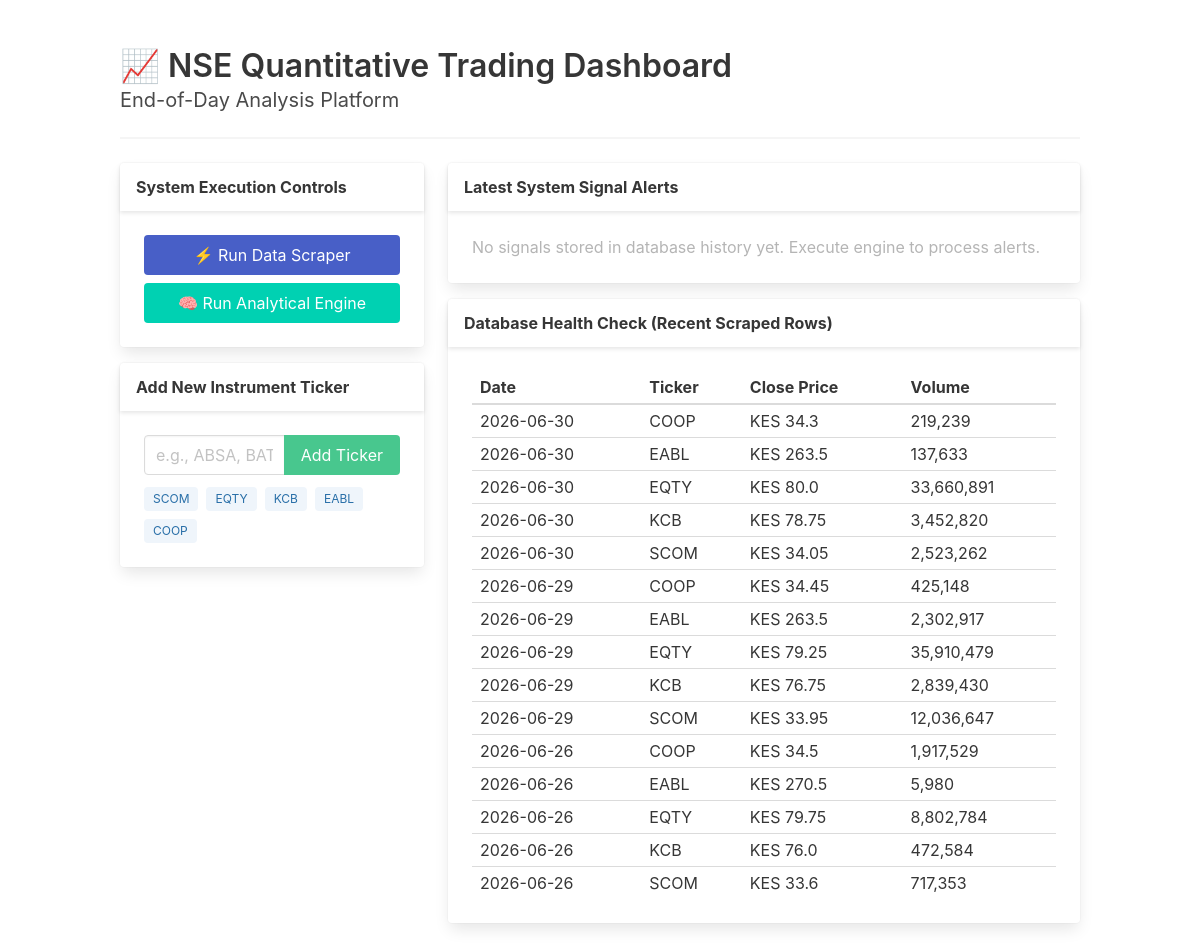
The page / on the database its author committed.
### tables this page shows
CREATE TABLE monitored_tickers (
        ticker TEXT UNIQUE NOT NULL
    );

CREATE TABLE daily_prices (
            id INTEGER PRIMARY KEY AUTOINCREMENT,
            date TEXT NOT NULL,
            ticker TEXT NOT NULL,
            close_price REAL NOT NULL,
            volume INTEGER NOT NULL
        );

### app.py (the view)
@app.route('/')
def index():
    conn = get_db_connection()
    tickers = conn.execute("SELECT ticker FROM monitored_tickers").fetchall()
    recent_data = conn.execute("SELECT * FROM daily_prices ORDER BY date DESC, ticker ASC LIMIT 15").fetchall()
    signals = conn.execute("SELECT * FROM trade_signals ORDER BY timestamp DESC LIMIT 10").fetchall()
    conn.close()
    return render_template('index.html', tickers=tickers, recent_data=recent_data, signals=signals)

### app.py (called while the page is built)
def get_db_connection():
    conn = sqlite3.connect('nse_data.db')
    conn.row_factory = sqlite3.Row
    return conn

### templates/index.html (shortened to what this page needs)
<!DOCTYPE html>
<html lang="en">
<head>
    <link rel="stylesheet" href="https://cdn.jsdelivr.net/npm/bulma@0.9.4/css/bulma.min.css">
</head>
<body>
    <section class="section">
        <div class="container">
            <h1 class="title">📈 NSE Quantitative Trading Dashboard</h1>
            <p class="subtitle">End-of-Day Analysis Platform</p>
            <hr>
            <div class="columns">
                <div class="column is-one-third">
                    <div class="card mb-4">
                        <header class="card-header"><p class="card-header-title">System Execution Controls</p></header>
                        <div class="card-content">
                            <div class="buttons">
                                <a href="{{ url_for('run_scraper') }}" class="button is-link is-fullwidth">⚡ Run Data Scraper</a>
                                <a href="{{ url_for('run_engine') }}" class="button is-primary is-fullwidth">🧠 Run Analytical Engine</a>
                            </div>
                        </div>
                    </div>
                    <div class="card">
                        <header class="card-header"><p class="card-header-title">Add New Instrument Ticker</p></header>
                        <div class="card-content">
                            <form action="{{ url_for('add_ticker') }}" method="POST">
                                <div class="field has-addons">
                                    <div class="control is-expanded">
                                        <input class="input" type="text" name="ticker" placeholder="e.g., ABSA, BAT, NCBA" required>
                                    </div>
                                    <div class="control">
                                        <button type="submit" class="button is-success">Add Ticker</button>
                                    </div>
                                </div>
                            </form>
                            <div class="tags mt-3">
                                {% for t in tickers %}
                                    <span class="tag is-info is-light">{{ t.ticker }}</span>
                                {% endfor %}
                            </div>
                        </div>
                    </div>
                </div>
                <div class="column">
                    <div class="card mb-4">
                        <header class="card-header"><p class="card-header-title">Latest System Signal Alerts</p></header>
                        <div class="card-content">
                            {% if not signals %}
                                <p class="has-text-grey-light">No signals stored in database history yet. Execute engine to process alerts.</p>
                            {% endif %}
                        </div>
                    </div>
                    <div class="card">
                        <header class="card-header"><p class="card-header-title">Database Health Check (Recent Scraped Rows)</p></header>
                        <div class="card-content">
                            <table class="table is-narrow is-hoverable is-fullwidth">
                                <thead>
                                    <tr>
                                        <th>Date</th>
                                        <th>Ticker</th>
                                        <th>Close Price</th>
                                        <th>Volume</th>
                                    </tr>
                                </thead>
                                <tbody>
                                    {% for row in recent_data %}
                                    <tr>
                                        <td>{{ row.date }}</td>
                                        <td>{{ row.ticker }}</td>
                                        <td>KES {{ row.close_price }}</td>
                                        <td>{{ "{:,}".format(row.volume) }}</td>
                                    </tr>
                                    {% endfor %}
                                </tbody>
                            </table>
                        </div>
                    </div>
                </div>
            </div>
        </div>
    </section>
</body>
</html>

### rows shown on the page
monitored_tickers: ticker "SCOM"
monitored_tickers: ticker "EQTY"
monitored_tickers: ticker "KCB"
monitored_tickers: ticker "EABL"
monitored_tickers: ticker "COOP"
daily_prices: date "2026-06-30", ticker "COOP", close_price "34.3", volume "219,239"
daily_prices: date "2026-06-30", ticker "EABL", close_price "263.5", volume "137,633"
daily_prices: date "2026-06-30", ticker "EQTY", close_price "80.0", volume "33,660,891"
daily_prices: date "2026-06-30", ticker "KCB", close_price "78.75", volume "3,452,820"
daily_prices: date "2026-06-30", ticker "SCOM", close_price "34.05", volume "2,523,262"
daily_prices: date "2026-06-29", ticker "COOP", close_price "34.45", volume "425,148"
daily_prices: date "2026-06-29", ticker "EABL", close_price "263.5", volume "2,302,917"
daily_prices: date "2026-06-29", ticker "EQTY", close_price "79.25", volume "35,910,479"
daily_prices: date "2026-06-29", ticker "KCB", close_price "76.75", volume "2,839,430"
daily_prices: date "2026-06-29", ticker "SCOM", close_price "33.95", volume "12,036,647"
daily_prices: date "2026-06-26", ticker "COOP", close_price "34.5", volume "1,917,529"
daily_prices: date "2026-06-26", ticker "EABL", close_price "270.5", volume "5,980"
daily_prices: date "2026-06-26", ticker "EQTY", close_price "79.75", volume "8,802,784"
daily_prices: date "2026-06-26", ticker "KCB", close_price "76.0", volume "472,584"
daily_prices: date "2026-06-26", ticker "SCOM", close_price "33.6", volume "717,353"
